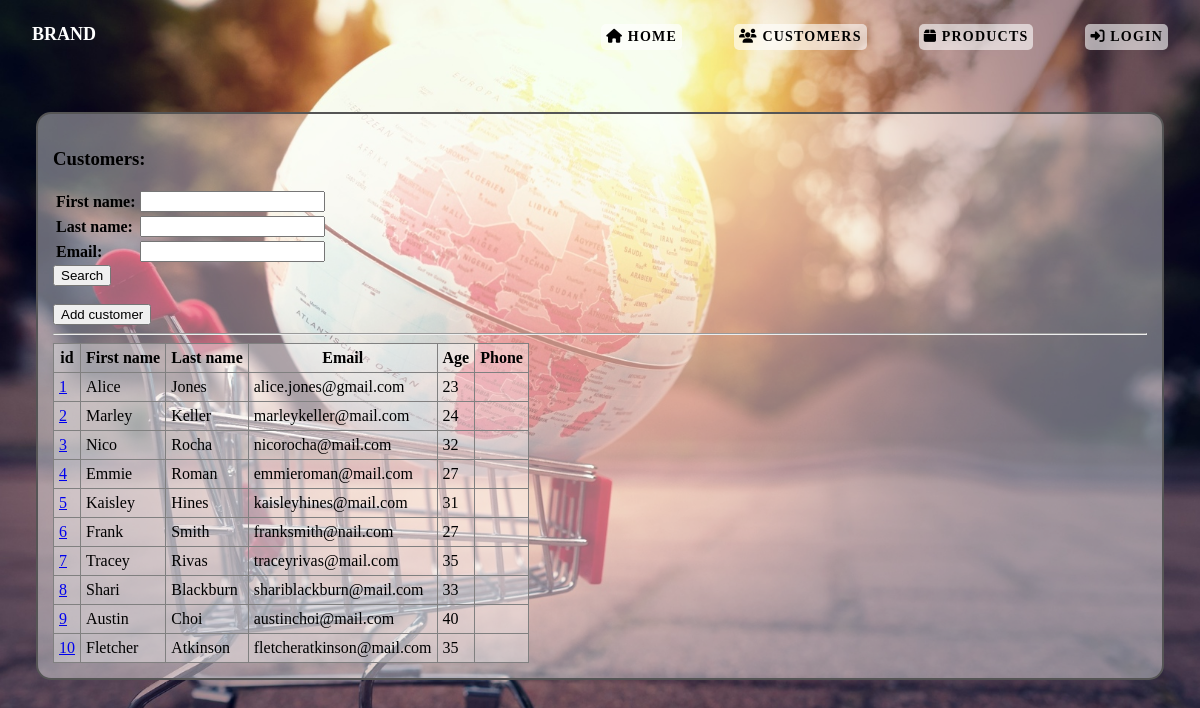
Before: /shopping/customers with the older database file.
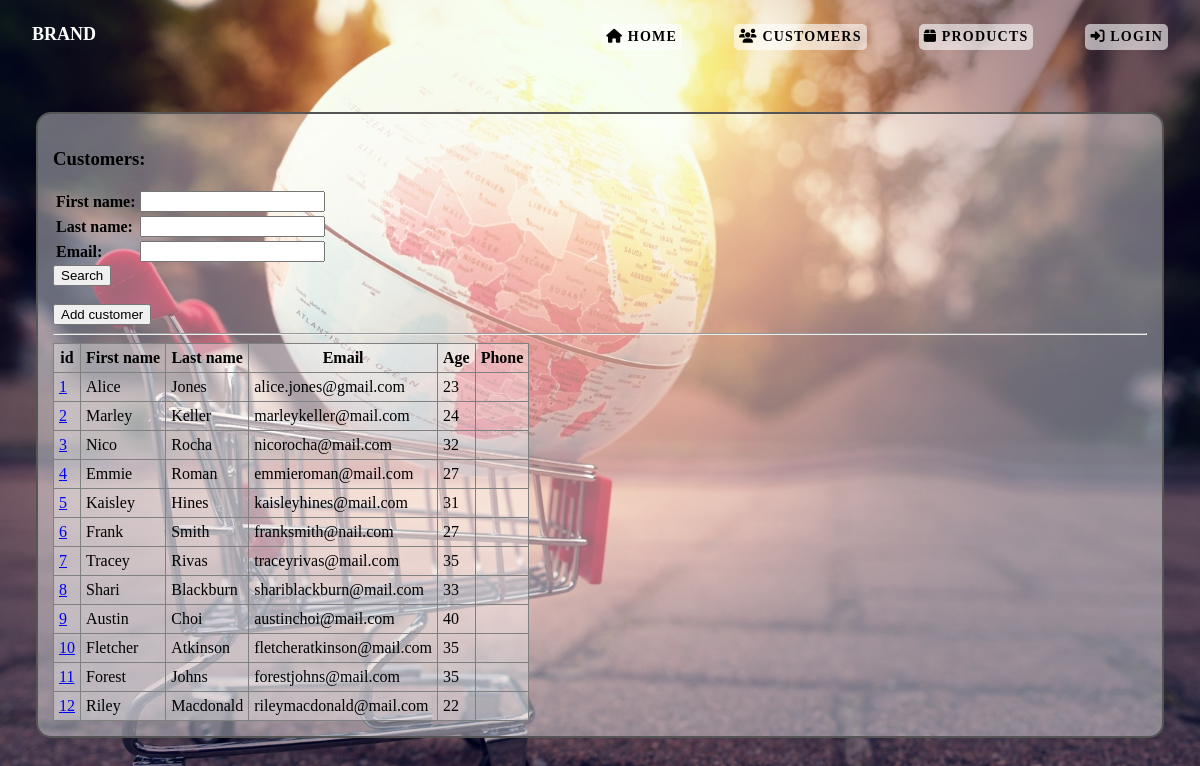
After: the same page with the newer database file.
### shopping/models.py (models this page shows, shortened)
class Customer(models.Model):
    first_name = models.CharField(max_length=200)
    last_name = models.CharField(max_length=200)
    email = models.EmailField(max_length=200, unique=True)
    age = models.IntegerField(validators=[MinValueValidator(18), MaxValueValidator(100)])
    phone_number = models.CharField(max_length=200, blank=True, null=True)
    user = models.OneToOneField(User, on_delete=models.SET_NULL, null=True, blank=True)

### shopping/views.py (the view, shortened to what this page needs)
# urls.py: path("customers", views.get_customers, name="customer_list"),
def get_customers(request):
    customers = Customer.objects.all()
    form = CustomerForm(request.GET or None)
    context = {
        'form': form,
        'customers': customers
    }
    return render(request, 'shopping/customers.html', context)

### shopping/forms.py
class CustomerForm(forms.Form):
    first_name = forms.CharField(max_length=10, required=True)
    last_name = forms.CharField(max_length=20, required=False)
    email = forms.EmailField(max_length=200, required=False)

### shopping/templates/shopping/customers.html (shortened to what this page needs)
{% load static %}
<!DOCTYPE html>
<html lang="en">
    <head>
        <link rel="stylesheet" type="text/css" href="{% static 'css/master.css' %}">
        <link rel="stylesheet" href="https://cdnjs.cloudflare.com/ajax/libs/font-awesome/6.5.0/css/all.min.css">
    </head>
    <body>
        {% include "shopping/header.html" %}
        <main>
            <h3>Customers:</h3>
            <form method="get">
            <table class="search">
                {{ form.as_table }}
            </table>
                <input type="submit" value="Search">
            </form>
            <br>
            <a href="{% url 'add_customer' %}"><button>Add customer</button></a>
            <hr>
            {% if customers %}
            <table class="customers">
                <tr>
                    <th>id</th>
                    <th>First name</th>
                    <th>Last name</th>
                    <th>Email</th>
                    <th>Age</th>
                    <th>Phone</th>
                </tr>
                {% for customer in customers %}
                    <tr>
                        <td><a href="{% url 'customer_details' customer_id=customer.id %}">{{ customer.id }}</a></td>
                        <td>{{ customer.first_name }}</td>
                        <td>{{ customer.last_name }}</td>
                        <td>{{ customer.email }}</td>
                        <td>{{ customer.age }}</td>
                        <td>{{ customer.phone }}</td>
                    </tr>
                {% endfor %}
            </table>
            {% else %}
            <p>No customer.</p>
            {% endif %}
    </body>
</html>

Changed rows visible on the page:
added Customer: id "11", first_name "Forest", last_name "Johns", email "forestjohns@mail.com", age "35"
added Customer: id "12", first_name "Riley", last_name "Macdonald", email "rileymacdonald@mail.com", age "22"
